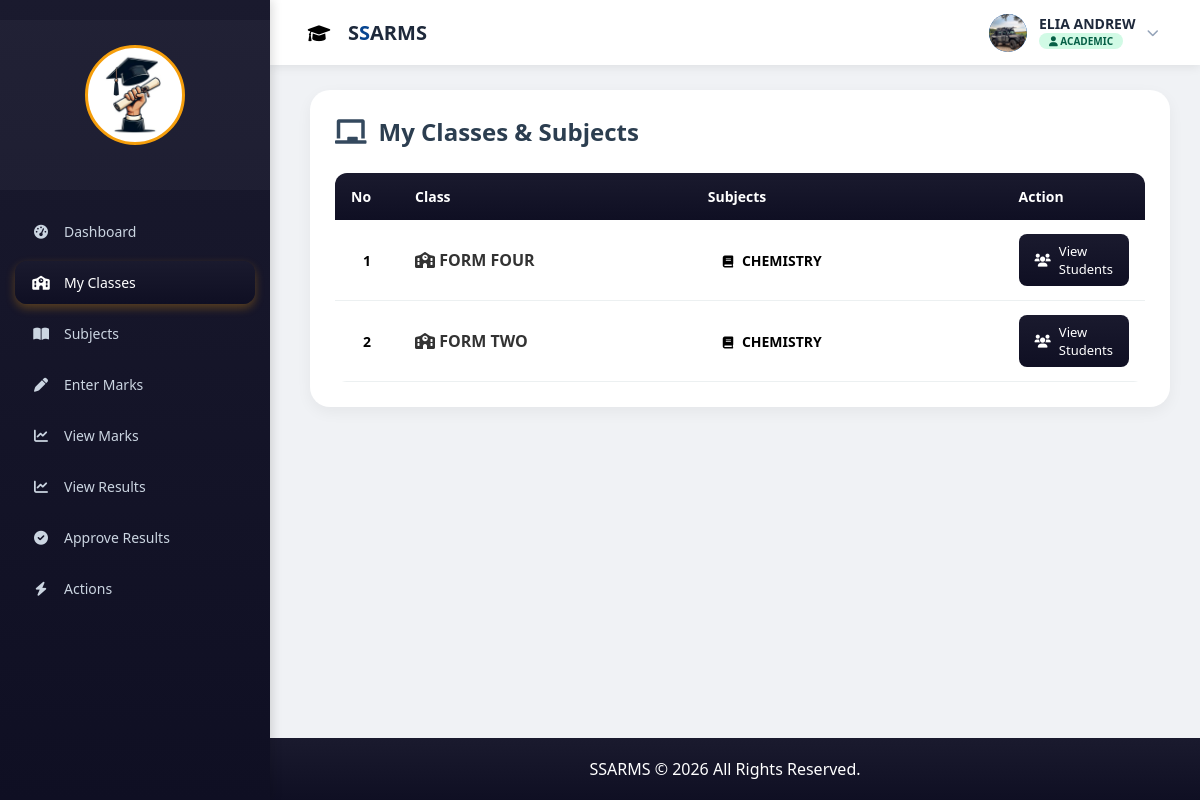
/academic/my_classes.php (signed in), run on the app's committed database.
### tables this page shows
CREATE TABLE `class` (
  `class_id` int(11) NOT NULL AUTO_INCREMENT,
  `class_name` varchar(100) NOT NULL,
  `stream` varchar(50) DEFAULT NULL,
  `created_at` timestamp NULL DEFAULT current_timestamp(),
  `reg_prefix` varchar(2) NOT NULL,
  `level` int(11) NOT NULL,
  PRIMARY KEY (`class_id`)
);

### academic/my_classes.php (the view, shortened to what this page needs)
<?php
include '../db.php';
$user_id = $_SESSION['user_id'];
$teacher_query = mysqli_query($conn, "
    SELECT teacher_id
    FROM teacher
    WHERE user_id = '$user_id'
");
$teacher = mysqli_fetch_assoc($teacher_query);
$teacher_id = $teacher['teacher_id'];
$class_query = mysqli_query($conn, "
    SELECT
        c.class_id,
        c.class_name,
        GROUP_CONCAT(
            DISTINCT s.subject_name
            SEPARATOR ', '
        ) AS subjects
    FROM teacher_class tc
    INNER JOIN class c ON tc.class_id = c.class_id
    LEFT JOIN teacher_subject ts ON c.class_id = ts.class_id AND ts.teacher_id = '$teacher_id'
    LEFT JOIN subject s ON ts.subject_id = s.subject_id
    WHERE tc.teacher_id = '$teacher_id'
    GROUP BY c.class_id, c.class_name
    ORDER BY c.class_name ASC
");
?>
<!DOCTYPE html>
<html>
<head>
    <link rel="stylesheet" href="https://cdnjs.cloudflare.com/ajax/libs/font-awesome/6.0.0-beta3/css/all.min.css">
</head>
<body>
<?php include 'academic_sidebar.php'; ?>
<?php include '../auth/topbar.php'; ?>
<div class="container">
    <div class="card">
        <h2>
            <i class="fas fa-chalkboard"></i>
            My Classes & Subjects
        </h2>
        <table>
            <thead>
                <tr>
                    <th style="width: 60px;">No</th>
                    <th>Class</th>
                    <th>Subjects</th>
                    <th style="width: 140px;">Action</th>
                </tr>
            </thead>
            <tbody>
                <?php if(mysqli_num_rows($class_query) > 0): ?>
                    <?php $counter = 1; while($row = mysqli_fetch_assoc($class_query)): ?>
                        <tr>
                            <td>
                                <span class="sn-badge"><?php echo $counter++; ?></span>
                            </td>
                            <td>
                                <strong><i class="fas fa-school"></i> <?php echo htmlspecialchars($row['class_name']); ?></strong>
                            </td>
                            <td>
                                <?php if (!empty($row['subjects'])): ?>
                                    <?php
                                    $subjects = explode(',', $row['subjects']);
                                    foreach ($subjects as $subject):
                                    ?>
                                        <span class="badge">
                                            <strong><i class="fas fa-book"></i>
                                            <?php echo htmlspecialchars(trim($subject)); ?></strong>
                                        </span>
                                    <?php endforeach; ?>
                                <?php else: ?>
                                    <span class="empty"><i class="fas fa-info-circle"></i> No subjects assigned yet</span>
                                <?php endif; ?>
                            </td>
                            <td>
                                <a class="btn" href="view_students.php?class_id=<?php echo $row['class_id']; ?>">
                                    <i class="fas fa-users"></i> View Students
                                </a>
                            </td>
                        </tr>
                    <?php endwhile; ?>
                <?php endif; ?>
            </tbody>
        </table>
    </div>
</div>
<?php include '../footer.php'; ?>
</body>
</html>

### academic/my_classes.php (style rules this page uses)
* { margin: 0; padding: 0; box-sizing: border-box; font-family: 'Segoe UI', Arial, sans-serif; }
body { background: #f0f2f5; color: #333; }
.container { margin-left: 280px; padding: 90px 30px 30px 30px; }
.card { background: #ffffff; padding: 25px; border-radius: 20px; box-shadow: 0 5px 15px rgba(0,0,0,0.05); }
h2 { margin-bottom: 25px; font-size: 24px; color: #2c3e50; font-weight: 600; display: flex; align-items: center; gap: 12px; }
h2 i { color: #34495e; font-size: 28px; }
table { width: 100%; border-collapse: collapse; border-radius: 12px; overflow: hidden; }
th { background: linear-gradient(180deg, #1a1a2e 0%, #0f0f23 100%); color: white; padding: 14px 16px; text-align: left; font-size: 14px; font-weight: 600; }
td { padding: 14px 16px; border-bottom: 1px solid #ecf0f1; }
.sn-badge { color: black; width: 32px; height: 32px; display: inline-flex; align-items: center; justify-content: center; border-radius: 50%; font-weight: bold; font-size: 14px; }
.badge { background: white; color: black; padding: 5px 12px; border-radius: 20px; font-size: 14px; margin: 3px; display: inline-block; }
.badge i { margin-right: 5px; font-size: 12px; }
.btn { background: linear-gradient(180deg, #1a1a2e 0%, #0f0f23 100%); color: white; padding: 8px 16px; border-radius: 8px; text-decoration: none; font-size: 13px; transition: all 0.2s; display: inline-flex; align-items: center; gap: 8px; }

### academic/academic_sidebar.php (style rules this page uses)
* { margin:0; padding:0; box-sizing:border-box; }

### data on the page
class: class_name "FORM FOUR", subject "CHEMISTRY"
class: class_name "FORM TWO", subject "CHEMISTRY"

### other printed values
$full_name "ELIA ANDREW"
$user_role "ACADEMIC"
